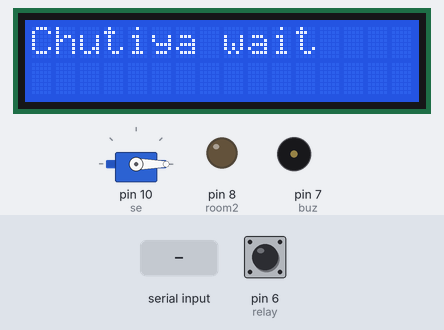
A sketch run on a simulated Arduino Uno, built with avr-gcc and run on an emulated ATmega328P. Parts: 16×2 character LCD, servo, output pins drawn as LEDs (lit = HIGH), buzzer (waves = sounding, pin HIGH). The test bench sets the inputs (shaded band); at power-on: pin 6 (relay) LOW. What the sketch prints to the serial monitor is not drawn.

Above: at 1.3 s.
1.4 s: "0" received over Serial
At 1.9 s:
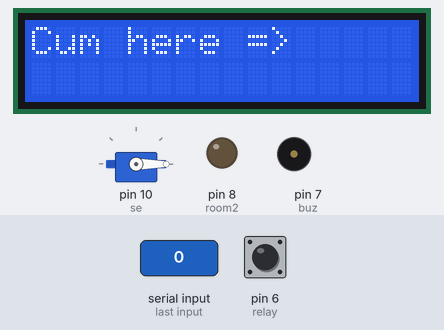
2.9 s: "2" received over Serial
At 3.6 s:
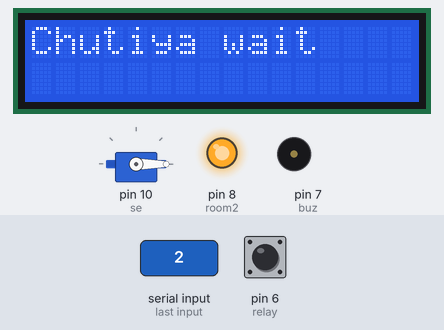
4.4 s: "4" received over Serial
At 5.6 s:
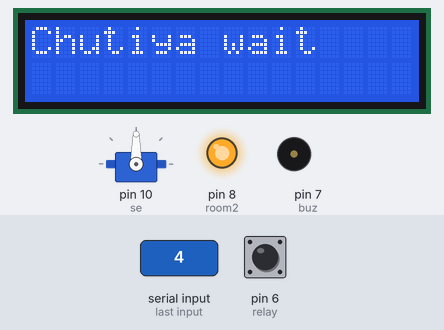
5.9 s: pin 6 (relay) pulled LOW for 0.15 s
At 6.04 s:
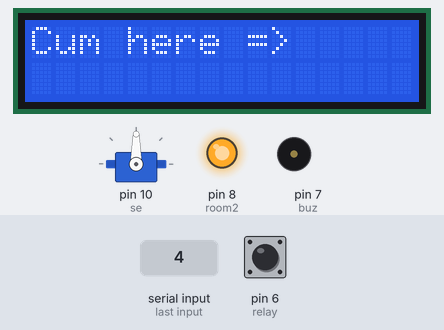
7.5 s: "3" received over Serial
At 8.6 s:
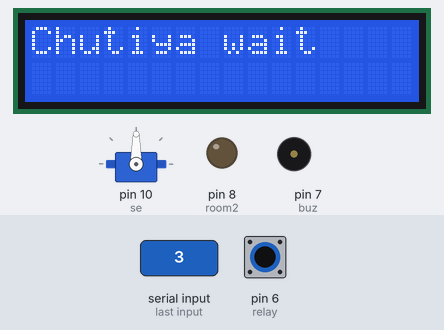
9.0 s: pin 6 (relay) pulled LOW for 1 s
At 9.7 s:
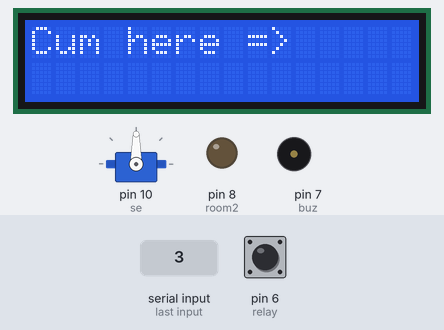
Timing chart, 0 to 12.0 s (numbered marks = the images above; inputs shaded):
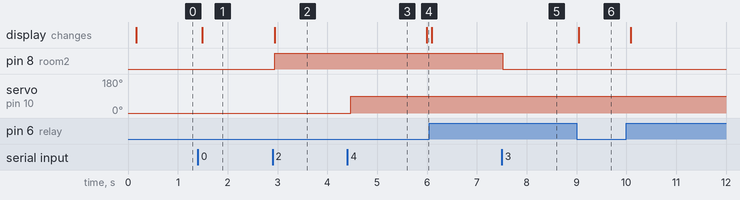

Measured:
- after the input at 1.4 s, the display: changes after 0.09 s (image 1)
- after the input at 2.9 s, pin 8 (room2): LOW → HIGH at once; the display: changes at once (image 2)
- after the input at 4.4 s, servo on pin 10 (se): 0° → 90° after 0.07 s
- after the input at 5.9 s, the display: changes after 0.09 s (image 4)
- after the input at 7.5 s, pin 8 (room2): HIGH → LOW at once
- after the input at 9.0 s, the display: changes after 0.05 s (image 6)

The sketch:

bluetooth_control.ino
```cpp
#include <LiquidCrystal.h>
#include <Servo.h>
#define relay 6

const int rs = A5, en = A4, d4 = A3, d5 = A2, d6 = A1, d7 = A0;
int ir_gate = 6;
int buz = 7;
LiquidCrystal lcd(rs, en, d4, d5, d6, d7);

Servo se;

int room2 = 8;
int flag = 0;
int receivedData;

void setup()
{
  pinMode(buz,OUTPUT);
  pinMode(room2, OUTPUT);
  pinMode(relay,OUTPUT);
  pinMode(ir_gate, INPUT);

  digitalWrite(LED_BUILTIN,LOW);
  digitalWrite(room2,LOW);
  digitalWrite(relay,HIGH);

  lcd.begin(16, 2);
  lcd.clear();

  se.attach(10);
  se.write(0);
  delay(100);
  se.detach();

  Serial.begin(9600);
  }
void loop()
{
  if(digitalRead(ir_gate) == HIGH)
  {
    lcd.setCursor(0,0);
    lcd.print("Chutiya wait");

   // digitalWrite(buz,HIGH);
    delay(100);
  }

  else
  {
    digitalWrite(buz,LOW);

    lcd.clear();
    lcd.setCursor(0,0);
    lcd.print("Cum here =>");

    delay(100);
  }

  if(Serial.available()>0)
  {
    receivedData = Serial.read();
    flag = 1;
  }
  if(flag == 1)
  {
    switch(receivedData)
    {
      case '0':
                digitalWrite(LED_BUILTIN, LOW);
                digitalWrite(relay, LOW);

                Serial.println("LED Turned OFF");
                break;

      case '1':
              digitalWrite(LED_BUILTIN, HIGH);
              digitalWrite(relay, HIGH);
              break;

      case '2':
              digitalWrite(room2, HIGH);
              digitalWrite(relay, HIGH);
              break;

      case '3':
               digitalWrite(room2, LOW);
               digitalWrite(relay, LOW);
               break;

      case '4':
              se.attach(10);
              se.write(90);
              delay(100);
              se.detach();
              break;


      case '5':
              se.attach(10);
              se.write(0);
              delay(100);
              se.detach();

              break;

       default:
              break;
    }

    flag = 0;
    receivedData = 12;
  }
}
```
